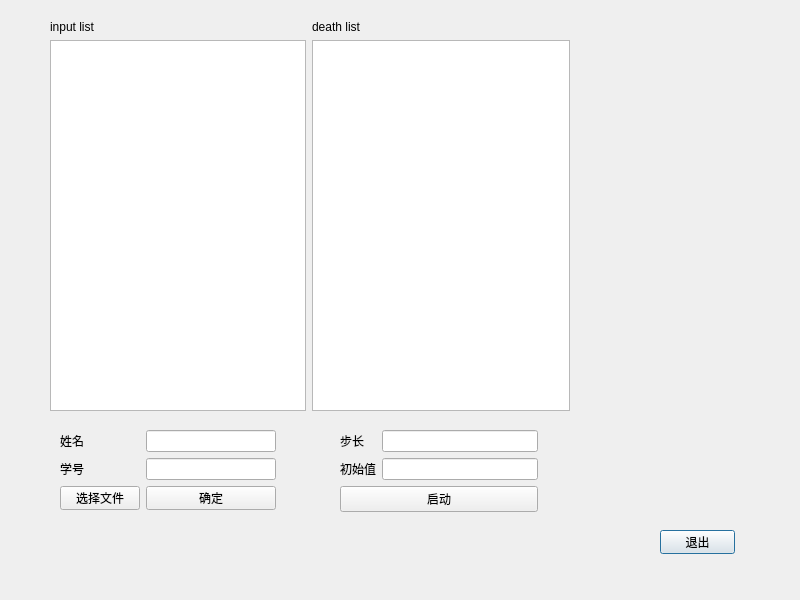
<?xml version="1.0" encoding="UTF-8"?>
<ui version="4.0">
 <class>JsDialog</class>
 <widget class="QDialog" name="JsDialog">
  <property name="geometry">
   <rect>
    <x>0</x>
    <y>0</y>
    <width>800</width>
    <height>600</height>
   </rect>
  </property>
  <property name="minimumSize">
   <size>
    <width>800</width>
    <height>600</height>
   </size>
  </property>
  <property name="windowTitle">
   <string>JosephusRing</string>
  </property>
  <widget class="QPushButton" name="close_pushButton">
   <property name="geometry">
    <rect>
     <x>660</x>
     <y>530</y>
     <width>75</width>
     <height>24</height>
    </rect>
   </property>
   <property name="text">
    <string>退出</string>
   </property>
  </widget>
  <widget class="QWidget" name="">
   <property name="geometry">
    <rect>
     <x>50</x>
     <y>20</y>
     <width>520</width>
     <height>391</height>
    </rect>
   </property>
   <layout class="QFormLayout" name="formLayout">
    <item row="0" column="0">
     <widget class="QLabel" name="input_list_lable">
      <property name="text">
       <string>input list</string>
      </property>
     </widget>
    </item>
    <item row="0" column="1">
     <widget class="QLabel" name="death_list_lable">
      <property name="text">
       <string>death list</string>
      </property>
     </widget>
    </item>
    <item row="1" column="0">
     <widget class="QTextBrowser" name="ipt_list_textBrowser"/>
    </item>
    <item row="1" column="1">
     <widget class="QTextBrowser" name="death_list_textBrowser"/>
    </item>
   </layout>
  </widget>
  <widget class="QWidget" name="">
   <property name="geometry">
    <rect>
     <x>340</x>
     <y>430</y>
     <width>198</width>
     <height>82</height>
    </rect>
   </property>
   <layout class="QVBoxLayout" name="verticalLayout">
    <item>
     <layout class="QGridLayout" name="gridLayout_2">
      <item row="0" column="0">
       <widget class="QLabel" name="step_label">
        <property name="text">
         <string>步长</string>
        </property>
        <property name="buddy">
         <cstring>step_lineEdit</cstring>
        </property>
       </widget>
      </item>
      <item row="0" column="1">
       <widget class="QLineEdit" name="step_lineEdit"/>
      </item>
      <item row="1" column="0">
       <widget class="QLabel" name="start_person_label">
        <property name="text">
         <string>初始值</string>
        </property>
        <property name="buddy">
         <cstring>start_person_lineEdit</cstring>
        </property>
       </widget>
      </item>
      <item row="1" column="1">
       <widget class="QLineEdit" name="start_person_lineEdit"/>
      </item>
     </layout>
    </item>
    <item>
     <widget class="QPushButton" name="start_process_Button">
      <property name="text">
       <string>启动</string>
      </property>
     </widget>
    </item>
   </layout>
  </widget>
  <widget class="QWidget" name="">
   <property name="geometry">
    <rect>
     <x>60</x>
     <y>430</y>
     <width>216</width>
     <height>80</height>
    </rect>
   </property>
   <layout class="QGridLayout" name="gridLayout">
    <item row="0" column="0">
     <widget class="QLabel" name="name_input_lable">
      <property name="text">
       <string>姓名</string>
      </property>
      <property name="buddy">
       <cstring>name_lineEdit</cstring>
      </property>
     </widget>
    </item>
    <item row="0" column="1">
     <widget class="QLineEdit" name="name_lineEdit"/>
    </item>
    <item row="1" column="0">
     <widget class="QLabel" name="id_input_lable">
      <property name="text">
       <string>学号</string>
      </property>
      <property name="buddy">
       <cstring>id_lineEdit</cstring>
      </property>
     </widget>
    </item>
    <item row="1" column="1">
     <widget class="QLineEdit" name="id_lineEdit"/>
    </item>
    <item row="2" column="0">
     <widget class="QPushButton" name="choose_file_pushButton">
      <property name="text">
       <string>选择文件</string>
      </property>
     </widget>
    </item>
    <item row="2" column="1">
     <widget class="QPushButton" name="manual_input_pushButton">
      <property name="text">
       <string>确定</string>
      </property>
     </widget>
    </item>
   </layout>
  </widget>
 </widget>
 <resources/>
 <connections>
  <connection>
   <sender>close_pushButton</sender>
   <signal>clicked()</signal>
   <receiver>JsDialog</receiver>
   <slot>reject()</slot>
   <hints>
    <hint type="sourcelabel">
     <x>697</x>
     <y>541</y>
    </hint>
    <hint type="destinationlabel">
     <x>399</x>
     <y>299</y>
    </hint>
   </hints>
  </connection>
 </connections>
</ui>
